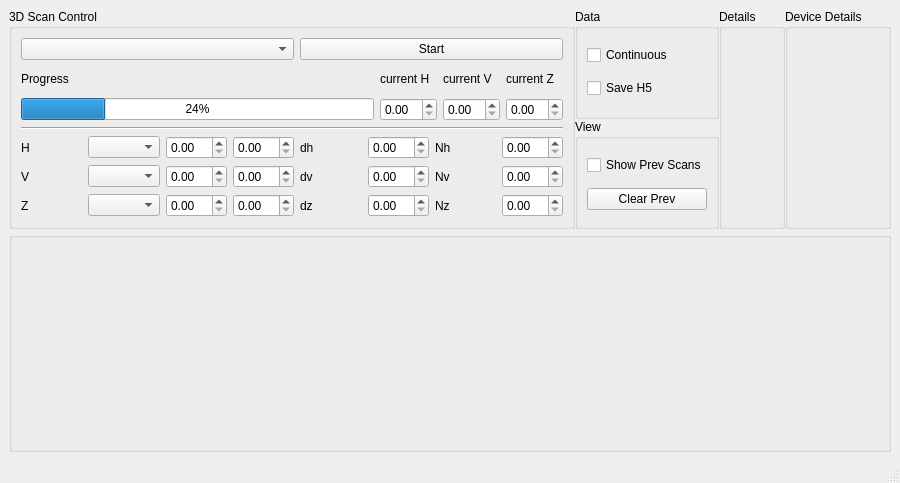
<?xml version="1.0" encoding="UTF-8"?>
<ui version="4.0">
 <class>SimpleXYScanWindow</class>
 <widget class="QMainWindow" name="SimpleXYScanWindow">
  <property name="geometry">
   <rect>
    <x>0</x>
    <y>0</y>
    <width>900</width>
    <height>483</height>
   </rect>
  </property>
  <property name="acceptDrops">
   <bool>false</bool>
  </property>
  <property name="windowTitle">
   <string>Simple XY Scan</string>
  </property>
  <widget class="QWidget" name="centralwidget">
   <layout class="QGridLayout" name="gridLayout_2" rowstretch="0,0" columnstretch="0">
    <property name="verticalSpacing">
     <number>3</number>
    </property>
    <item row="0" column="0">
     <layout class="QHBoxLayout" name="settings_horizontalLayout">
      <item>
       <widget class="QGroupBox" name="control_groupBox">
        <property name="sizePolicy">
         <sizepolicy hsizetype="Expanding" vsizetype="Preferred">
          <horstretch>0</horstretch>
          <verstretch>0</verstretch>
         </sizepolicy>
        </property>
        <property name="maximumSize">
         <size>
          <width>16777215</width>
          <height>16777215</height>
         </size>
        </property>
        <property name="title">
         <string>3D Scan Control</string>
        </property>
        <layout class="QGridLayout" name="gridLayout" columnstretch="0,0,0,0,0,0,0,0">
         <item row="1" column="0" colspan="8">
          <layout class="QGridLayout" name="gridLayout_5">
           <item row="0" column="2">
            <widget class="QLabel" name="y_label">
             <property name="text">
              <string>current V</string>
             </property>
            </widget>
           </item>
           <item row="0" column="3">
            <widget class="QLabel" name="label_4">
             <property name="text">
              <string>current Z</string>
             </property>
            </widget>
           </item>
           <item row="0" column="0">
            <widget class="QLabel" name="label">
             <property name="text">
              <string>Progress</string>
             </property>
            </widget>
           </item>
           <item row="0" column="1">
            <widget class="QLabel" name="x_label">
             <property name="text">
              <string>current H</string>
             </property>
            </widget>
           </item>
           <item row="1" column="0">
            <widget class="QProgressBar" name="progressBar">
             <property name="sizePolicy">
              <sizepolicy hsizetype="Expanding" vsizetype="Fixed">
               <horstretch>0</horstretch>
               <verstretch>0</verstretch>
              </sizepolicy>
             </property>
             <property name="value">
              <number>24</number>
             </property>
            </widget>
           </item>
           <item row="1" column="1">
            <widget class="QDoubleSpinBox" name="x_doubleSpinBox"/>
           </item>
           <item row="1" column="2">
            <widget class="QDoubleSpinBox" name="y_doubleSpinBox"/>
           </item>
           <item row="1" column="3">
            <widget class="QDoubleSpinBox" name="z_doubleSpinBox"/>
           </item>
          </layout>
         </item>
         <item row="5" column="6">
          <widget class="QLabel" name="label_2">
           <property name="text">
            <string>Nh</string>
           </property>
          </widget>
         </item>
         <item row="8" column="1">
          <widget class="QComboBox" name="z_axis_comboBox">
           <property name="sizePolicy">
            <sizepolicy hsizetype="Preferred" vsizetype="Fixed">
             <horstretch>0</horstretch>
             <verstretch>0</verstretch>
            </sizepolicy>
           </property>
          </widget>
         </item>
         <item row="5" column="0">
          <widget class="QLabel" name="h_label">
           <property name="text">
            <string>H</string>
           </property>
          </widget>
         </item>
         <item row="8" column="4">
          <widget class="QLabel" name="label_6">
           <property name="text">
            <string>dz</string>
           </property>
          </widget>
         </item>
         <item row="7" column="3">
          <widget class="QDoubleSpinBox" name="v1_doubleSpinBox">
           <property name="sizePolicy">
            <sizepolicy hsizetype="Preferred" vsizetype="Fixed">
             <horstretch>0</horstretch>
             <verstretch>0</verstretch>
            </sizepolicy>
           </property>
          </widget>
         </item>
         <item row="7" column="4">
          <widget class="QLabel" name="dv_label_2">
           <property name="text">
            <string>dv</string>
           </property>
          </widget>
         </item>
         <item row="0" column="0" colspan="4">
          <widget class="QComboBox" name="scan_type_comboBox"/>
         </item>
         <item row="8" column="6">
          <widget class="QLabel" name="label_7">
           <property name="text">
            <string>Nz</string>
           </property>
          </widget>
         </item>
         <item row="5" column="1">
          <widget class="QComboBox" name="h_axis_comboBox">
           <property name="sizePolicy">
            <sizepolicy hsizetype="Preferred" vsizetype="Fixed">
             <horstretch>0</horstretch>
             <verstretch>0</verstretch>
            </sizepolicy>
           </property>
          </widget>
         </item>
         <item row="4" column="0" colspan="8">
          <widget class="Line" name="line">
           <property name="orientation">
            <enum>Qt::Orientation::Horizontal</enum>
           </property>
          </widget>
         </item>
         <item row="7" column="5">
          <widget class="QDoubleSpinBox" name="dv_doubleSpinBox">
           <property name="sizePolicy">
            <sizepolicy hsizetype="Preferred" vsizetype="Fixed">
             <horstretch>0</horstretch>
             <verstretch>0</verstretch>
            </sizepolicy>
           </property>
          </widget>
         </item>
         <item row="7" column="0">
          <widget class="QLabel" name="v_label_2">
           <property name="text">
            <string>V</string>
           </property>
          </widget>
         </item>
         <item row="8" column="5">
          <widget class="QDoubleSpinBox" name="dz_doubleSpinBox">
           <property name="sizePolicy">
            <sizepolicy hsizetype="Preferred" vsizetype="Fixed">
             <horstretch>0</horstretch>
             <verstretch>0</verstretch>
            </sizepolicy>
           </property>
          </widget>
         </item>
         <item row="7" column="6">
          <widget class="QLabel" name="label_3">
           <property name="text">
            <string>Nv</string>
           </property>
          </widget>
         </item>
         <item row="5" column="7">
          <widget class="QDoubleSpinBox" name="Nh_doubleSpinBox"/>
         </item>
         <item row="7" column="2">
          <widget class="QDoubleSpinBox" name="v0_doubleSpinBox">
           <property name="sizePolicy">
            <sizepolicy hsizetype="Preferred" vsizetype="Fixed">
             <horstretch>0</horstretch>
             <verstretch>0</verstretch>
            </sizepolicy>
           </property>
          </widget>
         </item>
         <item row="8" column="0">
          <widget class="QLabel" name="label_5">
           <property name="text">
            <string>Z</string>
           </property>
          </widget>
         </item>
         <item row="5" column="4">
          <widget class="QLabel" name="dv_label">
           <property name="text">
            <string>dh</string>
           </property>
          </widget>
         </item>
         <item row="8" column="3">
          <widget class="QDoubleSpinBox" name="z1_doubleSpinBox">
           <property name="sizePolicy">
            <sizepolicy hsizetype="Preferred" vsizetype="Fixed">
             <horstretch>0</horstretch>
             <verstretch>0</verstretch>
            </sizepolicy>
           </property>
          </widget>
         </item>
         <item row="5" column="5">
          <widget class="QDoubleSpinBox" name="dh_doubleSpinBox">
           <property name="sizePolicy">
            <sizepolicy hsizetype="Preferred" vsizetype="Fixed">
             <horstretch>0</horstretch>
             <verstretch>0</verstretch>
            </sizepolicy>
           </property>
          </widget>
         </item>
         <item row="8" column="2">
          <widget class="QDoubleSpinBox" name="z0_doubleSpinBox">
           <property name="sizePolicy">
            <sizepolicy hsizetype="Preferred" vsizetype="Fixed">
             <horstretch>0</horstretch>
             <verstretch>0</verstretch>
            </sizepolicy>
           </property>
          </widget>
         </item>
         <item row="7" column="7">
          <widget class="QDoubleSpinBox" name="Nv_doubleSpinBox"/>
         </item>
         <item row="5" column="3">
          <widget class="QDoubleSpinBox" name="h1_doubleSpinBox">
           <property name="sizePolicy">
            <sizepolicy hsizetype="Preferred" vsizetype="Fixed">
             <horstretch>0</horstretch>
             <verstretch>0</verstretch>
            </sizepolicy>
           </property>
          </widget>
         </item>
         <item row="0" column="4" colspan="4">
          <widget class="QPushButton" name="start_pushButton">
           <property name="sizePolicy">
            <sizepolicy hsizetype="MinimumExpanding" vsizetype="Fixed">
             <horstretch>0</horstretch>
             <verstretch>0</verstretch>
            </sizepolicy>
           </property>
           <property name="text">
            <string>Start</string>
           </property>
          </widget>
         </item>
         <item row="7" column="1">
          <widget class="QComboBox" name="v_axis_comboBox">
           <property name="sizePolicy">
            <sizepolicy hsizetype="Preferred" vsizetype="Fixed">
             <horstretch>0</horstretch>
             <verstretch>0</verstretch>
            </sizepolicy>
           </property>
          </widget>
         </item>
         <item row="8" column="7">
          <widget class="QDoubleSpinBox" name="Nz_doubleSpinBox"/>
         </item>
         <item row="5" column="2">
          <widget class="QDoubleSpinBox" name="h0_doubleSpinBox">
           <property name="sizePolicy">
            <sizepolicy hsizetype="Preferred" vsizetype="Fixed">
             <horstretch>0</horstretch>
             <verstretch>0</verstretch>
            </sizepolicy>
           </property>
          </widget>
         </item>
        </layout>
       </widget>
      </item>
      <item>
       <layout class="QVBoxLayout" name="verticalLayout_3">
        <item>
         <widget class="QGroupBox" name="groupBox">
          <property name="title">
           <string>Data</string>
          </property>
          <layout class="QGridLayout" name="gridLayout_3">
           <item row="0" column="0">
            <widget class="QCheckBox" name="continuous_scan_checkBox">
             <property name="text">
              <string>Continuous</string>
             </property>
            </widget>
           </item>
           <item row="1" column="0">
            <widget class="QCheckBox" name="save_h5_checkBox">
             <property name="text">
              <string>Save H5</string>
             </property>
            </widget>
           </item>
          </layout>
         </widget>
        </item>
        <item>
         <widget class="QGroupBox" name="groupBox_2">
          <property name="title">
           <string>View</string>
          </property>
          <layout class="QGridLayout" name="gridLayout_4">
           <item row="0" column="0">
            <widget class="QCheckBox" name="show_previous_scans_checkBox">
             <property name="text">
              <string>Show Prev Scans</string>
             </property>
            </widget>
           </item>
           <item row="1" column="0">
            <widget class="QPushButton" name="clear_previous_scans_pushButton">
             <property name="text">
              <string>Clear Prev</string>
             </property>
            </widget>
           </item>
          </layout>
         </widget>
        </item>
       </layout>
      </item>
      <item>
       <widget class="QGroupBox" name="details_groupBox">
        <property name="title">
         <string>Details</string>
        </property>
        <layout class="QVBoxLayout" name="details_layout"/>
       </widget>
      </item>
      <item>
       <widget class="QGroupBox" name="device_details_GroupBox">
        <property name="title">
         <string>Device Details</string>
        </property>
        <layout class="QGridLayout" name="device_details_layout"/>
       </widget>
      </item>
     </layout>
    </item>
    <item row="1" column="0">
     <widget class="QGroupBox" name="plot_groupBox">
      <property name="title">
       <string/>
      </property>
      <property name="flat">
       <bool>true</bool>
      </property>
      <layout class="QVBoxLayout" name="verticalLayout_2">
       <property name="spacing">
        <number>0</number>
       </property>
       <property name="leftMargin">
        <number>0</number>
       </property>
       <property name="topMargin">
        <number>0</number>
       </property>
       <property name="rightMargin">
        <number>0</number>
       </property>
       <property name="bottomMargin">
        <number>0</number>
       </property>
      </layout>
     </widget>
    </item>
   </layout>
  </widget>
  <widget class="QMenuBar" name="menubar">
   <property name="enabled">
    <bool>true</bool>
   </property>
   <property name="geometry">
    <rect>
     <x>0</x>
     <y>0</y>
     <width>900</width>
     <height>17</height>
    </rect>
   </property>
  </widget>
  <widget class="QStatusBar" name="statusbar">
   <property name="enabled">
    <bool>true</bool>
   </property>
  </widget>
 </widget>
 <tabstops>
  <tabstop>start_pushButton</tabstop>
  <tabstop>h0_doubleSpinBox</tabstop>
  <tabstop>h1_doubleSpinBox</tabstop>
  <tabstop>dh_doubleSpinBox</tabstop>
  <tabstop>Nh_doubleSpinBox</tabstop>
  <tabstop>v0_doubleSpinBox</tabstop>
  <tabstop>v1_doubleSpinBox</tabstop>
  <tabstop>dv_doubleSpinBox</tabstop>
  <tabstop>Nv_doubleSpinBox</tabstop>
 </tabstops>
 <resources/>
 <connections/>
</ui>
